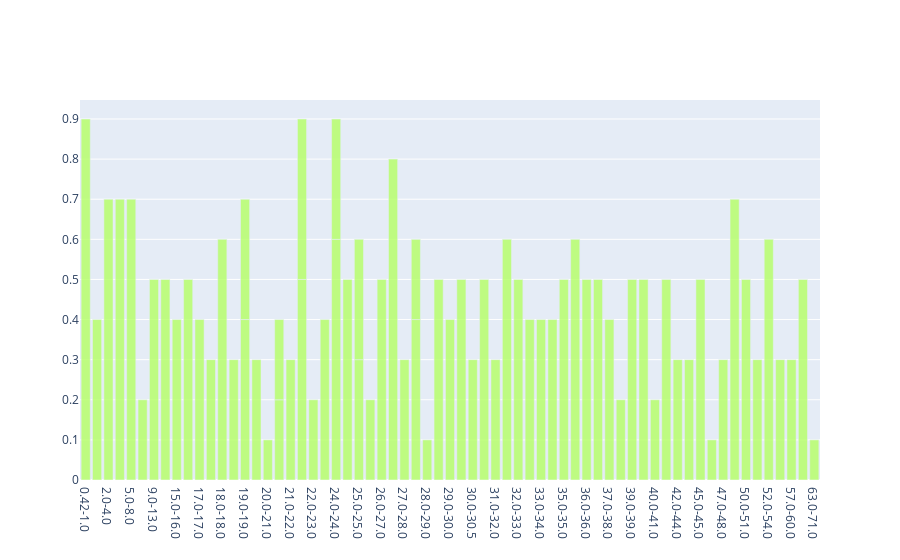

Notebook code cell kept with this figure:
### Code cell
#Age vs Survived
data=pd.Series()
new_data=pd.DataFrame()
data=train_df[train_df['Age'].notnull()][['Age','Survived']].sort_values(by='Age',ascending=True).reset_index(drop='index')
li1=[len(data.iloc[i:i+10][data['Survived']==1])/10 for i in range(0,len(data),10)]
li2=[str(data['Age'][i])+'-'+str(data['Age'][i+10]) for i in range(0,len(data)-13,10)]
data=[go.Bar(
    x=li2,
    y=li1,
    marker=dict(
              color = 'rgba(180, 279, 100, 0.8)'
          ),
)]
iplot(data)

### Figure 1 — Plotly figure (JSON) as saved in the notebook; plotly's stock layout.template omitted (floating-point values rounded to 4 significant figures)
{"data": [{"marker": {"color": "rgba(180, 279, 100, 0.8)"}, "x": ["0.42-1.0", "1.0-2.0", "2.0-4.0", "4.0-5.0", "5.0-8.0", "8.0-9.0", "9.0-13.0", "13.0-15.0", "15.0-16.0", "16.0-17.0", "17.0-17.0", "17.0-18.0", "18.0-18.0", "18.0-19.0", "19.0-19.0", "19.0-19.0", "19.0-20.0", "20.0-21.0", "21.0-21.0", "21.0-21.0", "21.0-22.0", "22.0-22.0", "22.0-22.0", "22.0-23.0", "23.0-24.0", "24.0-24.0", "24.0-24.0", "24.0-25.0", "25.0-25.0", "25.0-25.0", "25.0-26.0", "26.0-27.0", "27.0-27.0", "27.0-28.0", "28.0-28.0", "28.0-28.0", "28.0-29.0", "29.0-29.0", "29.0-30.0", "30.0-30.0", "30.0-30.5", "30.5-31.0", "31.0-32.0", "32.0-32.0", "32.0-33.0", "33.0-33.0", "33.0-34.0", "34.0-35.0", "35.0-35.0", "35.0-36.0", "36.0-36.0", "36.0-37.0", "37.0-38.0", "38.0-39.0", "39.0-39.0", "39.0-40.0", "40.0-41.0", "41.0-42.0", "42.0-44.0", "44.0-45.0", "45.0-45.0", "45.0-47.0", "47.0-48.0", "48.0-50.0", "50.0-51.0", "51.0-52.0", "52.0-54.0", "54.0-57.0", "57.0-60.0", "60.0-63.0", "63.0-71.0"], "y": [0.9, 0.4, 0.7, 0.7, 0.7, 0.2, 0.5, 0.5, 0.4, 0.5, 0.4, 0.3, 0.6, 0.3, 0.4, 0.3, 0.3, 0.1, 0.2, 0.2, 0.3, 0.5, 0.4, 0.2, 0.4, 0.6, 0.3, 0.5, 0.3, 0.3, 0.2, 0.5, 0.8, 0.3, 0.4, 0.2, 0.1, 0.5, 0.4, 0.5, 0.3, 0.5, 0.3, 0.6, 0.5, 0.4, 0.4, 0.4, 0.5, 0.6, 0.5, 0.5, 0.4, 0.2, 0.5, 0.5, 0.2, 0.5, 0.3, 0.3, 0.5, 0.1, 0.3, 0.7, 0.5, 0.3, 0.6, 0.3, 0.3, 0.5, 0.1, 0.1], "type": "bar"}], "layout": {"xaxis": {"type": "category", "range": [-0.5, 64.5], "autorange": true}, "yaxis": {"type": "linear", "range": [0, 0.9474], "autorange": true}, "autosize": true}}
